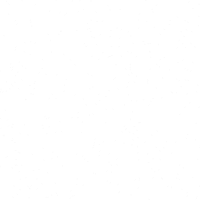
Frame 1 (no input)
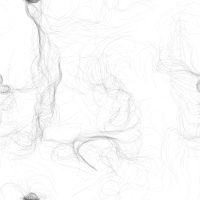
Frame 60 (no input)
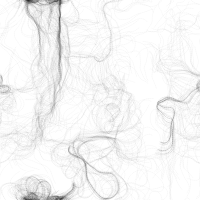
Frame 120 (the mouse pressed at the canvas centre since frame 60)

The p5.js sketch that drew these frames (run headless with seeded random() and noise() and a simulated clock; from frame 60 on, the mouse is pressed at the canvas centre):

// p5.js sketch
// ── sketch.js
//var xoff1 = 0;
//var xoff2 = 1000;
var inc = 0.1;
var start = 0;

var scl = 10;
var cols, rows;

var zoff = 0;

var fr;

var particles = [];

var flowfield;

function setup() {
	background(255);
	createCanvas(200, 200);
	pixelDensity(1);
	cols = floor(width / scl);
	rows = floor(height / scl);
	fr = createP('');

	flowfield = new Array(cols * rows);

	for(var i = 0; i < 400; i++){
	particles[i] = new Particle();
	}
}

function draw() {

//background(255);
var yoff = 0;

	for(var y = 0; y < rows; y++){
		var xoff = 0;
	for(var x = 0; x < cols; x++){
			var index = x + y * cols;
			var angle = noise(xoff, yoff, zoff) * TWO_PI * 4;
			var v = p5.Vector.fromAngle(angle);
			v.setMag(1);
			flowfield[index] = v;
			xoff += inc;
			// stroke(0, 50);
			// strokeWeight(1);
			// push();
			// translate(x*scl, y*scl);
			// rotate(v.heading());
			// line(0, 0, scl, 0);
			// pop();
		}
		yoff += inc;

		zoff += 0.001;
	}

	for(var i = 0; i < particles.length; i++){
		particles[i].follow(flowfield);
		particles[i].update();
		particles[i].show();
		particles[i].edges();
	}

	fr.html(floor(frameRate()));
}





/* cool static effect
for(var x = 0; x < width; x++){
	for(var y = 0; y < height; y++){
		var index = (x + y * width) * 4;
		var r = random(255);
		pixels[index + 0] = r;
		pixels[index + 1] = r;
		pixels[index + 2] = r;
		pixels[index + 3] = 255;
	}
}*/

// ── particle.js


function Particle(){
  this.pos = createVector(random(width), random(height));
  this.vel = createVector(0, 0);
  this.acc = createVector(0, 0);
  this.maxspeed = 2;

  this.prevPos = this.pos.copy();

  this.update = function(){
    this.vel.add(this.acc);
    this.vel.limit(this.maxspeed);
    this.pos.add(this.vel);
    this.acc.mult(0);
  }

  this.applyForce = function (force){
    this.acc.add(force);
  }

  this.show = function(){
    stroke(0, 5);
    strokeWeight(1);
    line(this.pos.x, this.pos.y, this.prevPos.x, this.prevPos.y);

    this.updatePrev();
  }

  this.updatePrev = function(){
    this.prevPos.x = this.pos.x;
    this.prevPos.y = this.pos.y;
  }

  this.edges = function(){
    if(this.pos.x > width) {
      this.pos.x = 0;
      this.updatePrev();
    }
    if(this.pos.x < 0) {
      this.pos.x = width;
      this.updatePrev();
    }
    if(this.pos.y > height) {
      this.pos.y = 0;
      this.updatePrev();
    }
    if(this.pos.y < 0) {
      this.pos.y = height;
      this.updatePrev();
    }
  }

  this.follow = function(vectors){
    var x = floor(this.pos.x / scl);
    var y = floor(this.pos.y / scl);
    var index = x + y * cols;
    var force = vectors[index];
    this.applyForce(force);
  }
}
